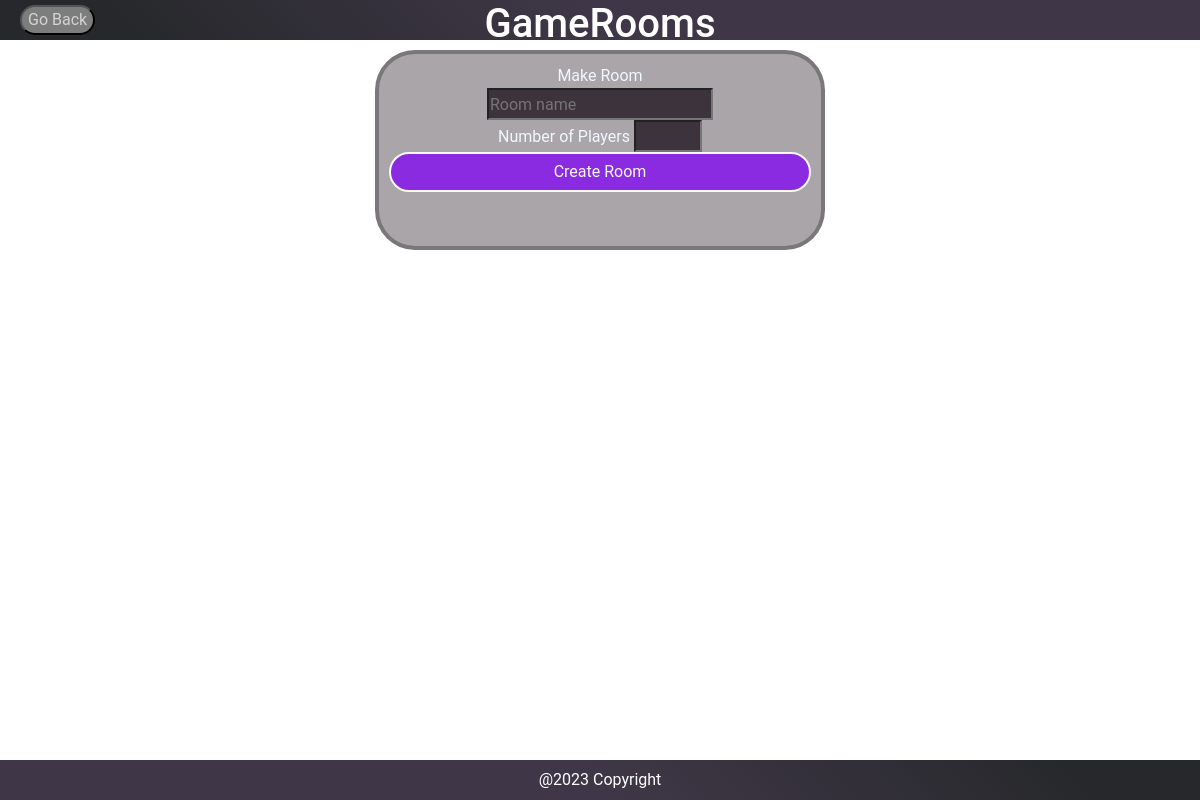
The app's page /rooms (signed in), older data.
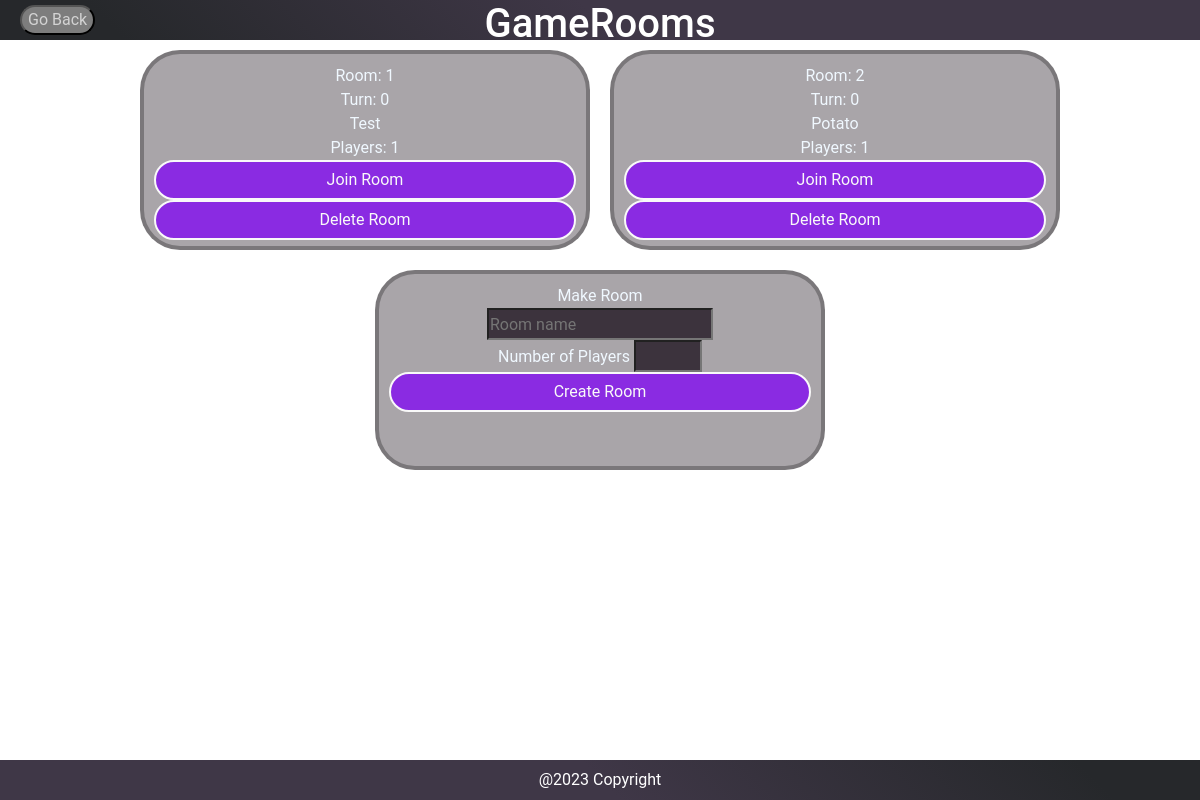
The same page, newer data.
### app/models.py (models this page shows, shortened)
class GameRoom(db.Model):
    username = db.Column(
        db.String(64), db.ForeignKey("user.username"), index=True
    )
    roomID = db.Column(db.Integer, unique=True, primary_key = True)
    roomName = db.Column(db.String(30))
    playerNumber = db.Column(db.Integer)
    turnNumber = db.Column(db.Integer)
    scenario = db.Column(db.String)

### app/routes.py (the view)
@app.route("/rooms", methods=['GET', 'POST'])
@login_required
def rooms():
    return handleRooms()

### app/controller.py (called while the page is built)
def handleRooms():
    user = User.query.filter_by(username=current_user.username).first_or_404()
    rooms = GameRoom.query.all()
    return render_template('rooms.html', user=user, rooms=rooms)

### app/models.py (called while the page is built)
    @login.user_loader
    def load_user(id):
        return User.query.get(int(id))

### app/templates/rooms.html (shortened to what this page needs)
{% extends 'baseHTML.html' %}
    {%block main%}
    <div class="container-fluid" id="topPage" >
        <button onclick = "window.open('/', '_parent')" id="GRbackButton" class="backButton"> Go Back</button>
        <h1 style="color:white">GameRooms</h1>
    </div>
    <div id="midPage" class="container-fluid">
        <div class="centerItems" >
            {%for room in rooms%}
            <div class="gameNodes">Room: {{room.roomID}}<br>Turn: {{room.turnNumber}} <br> {{room.roomName}} <br> Players: {{room.playerNumber}} <br>
                <form action="{{ url_for('joinRoom')}}" method="POST">
                    <input type="submit" value="Join Room">
                  </form>
                <form action="{{ url_for('deleteRoom')}}" method="POST">
                    <input type="submit" value="Delete Room">
                  </form>
            </div>
            {%endfor%}
            <div class="gameNodes">
                <div>
                    <form action="{{ url_for('createRoom', username=user.username) }}" method="POST">
                        Make Room<br>
                        <input type="text" name="room_name" placeholder="Room name" required><br>
                        Number of Players
                        <input type="number" name="num_players" min="1" max="4" required><br>
                        <input type="submit" value="Create Room">
                    </form>
                </div>
            </div>
        </div>
    </div>
    <div class="container-fluid" id="botPage">
        <div style="padding-top: 1vh; color:white">@2023 Copyright</div>
    </div>
{% endblock %}

### app/templates/baseHTML.html (shortened to what this page needs)
<!DOCTYPE html>
<html>
<head>
    <link href="https://cdn.jsdelivr.net/npm/bootstrap@5.2.3/dist/css/bootstrap.min.css" rel="stylesheet">
    <link href='https://unpkg.com/boxicons@2.1.4/css/boxicons.min.css' rel='stylesheet'>
    <link rel="stylesheet" href="{{ url_for('static', filename='css/loginPage.css') }}">
    <link rel="stylesheet" href="{{ url_for('static', filename='css/signup.css') }}">
    <link rel="stylesheet" href="{{ url_for('static', filename='css/mainPageStyle.css') }}">
    <link rel="stylesheet" href="{{ url_for('static', filename='css/welcomePage.css') }}">
</head>
<body>
{% block main %}
{% endblock %}
</body>
</html>

### app/static/css/loginPage.css (style rules this page uses)
input[type="submit"] { height: 40px; width: 100%; border: 2px solid; background: blueviolet; color: #f9f9f9; font: 18px; border-radius: 25px; cursor: pointer; outline: none; }

### app/static/css/signup.css (style rules this page uses)
input[type="submit"] { height: 40px; width: 100%; border: 2px solid; background: blueviolet; color: #f9f9f9; font: 18px; border-radius: 25px; cursor: pointer; outline: none; }

### app/static/css/mainPageStyle.css (style rules this page uses)
:root { --primary-color: #3F3747; --secondary-color: #26282B; --text-color: #ffffff; }
body { background: linear-gradient(225deg,rgb(63, 55, 71) 50%,rgb(38, 40, 43) 90%); font-family: 'Roboto', sans-serif; margin: 0; padding: 0; height: 100vh; }
#midPage { background-color: white; height: 90vh; text-align: center; animation-name: backgroundAni,entrance; animation-duration: 20s,2s; animation-iteration-count: infinite, 1; }
input { background-color:rgb(60, 51, 61); color: #aeaeae; height: 4vh; padding:1px; font-size: 2vh; }
#GRbackButton { position: absolute; left: 20px; top: 5px; }
.backButton { border-radius: 20px; background-color: rgb(125, 125, 125); color: lightgray; }
.gameNodes { border: rgb(52, 52, 52,0.4) 4px solid; border-radius: 40px; height: 200px; width: 450px; background-color: rgb(41, 32, 41, 0.4); color: aliceblue; padding: 10px; margin:10px; font-size:medium; }
#topPage { background-image: linear-gradient(225deg,var(--primary-color) 50%,var(--secondary-color) 90%); }
#botPage { background-image: linear-gradient(45deg,var(--primary-color) 50%,var(--secondary-color) 90%); }
#botPage, #topPage { text-align: center; height: 5vh; }
#midPage { max-height: 90vh; overflow-y: auto; }
.centerItems { display: flex; flex-wrap: wrap; justify-content: center; align-items: center; }

Row changes from the older to the newer data that the page shows:
added GameRoom: roomID "1", turnNumber "0", roomName "Test", playerNumber "1"
added GameRoom: roomID "2", turnNumber "0", roomName "Potato", playerNumber "1"
